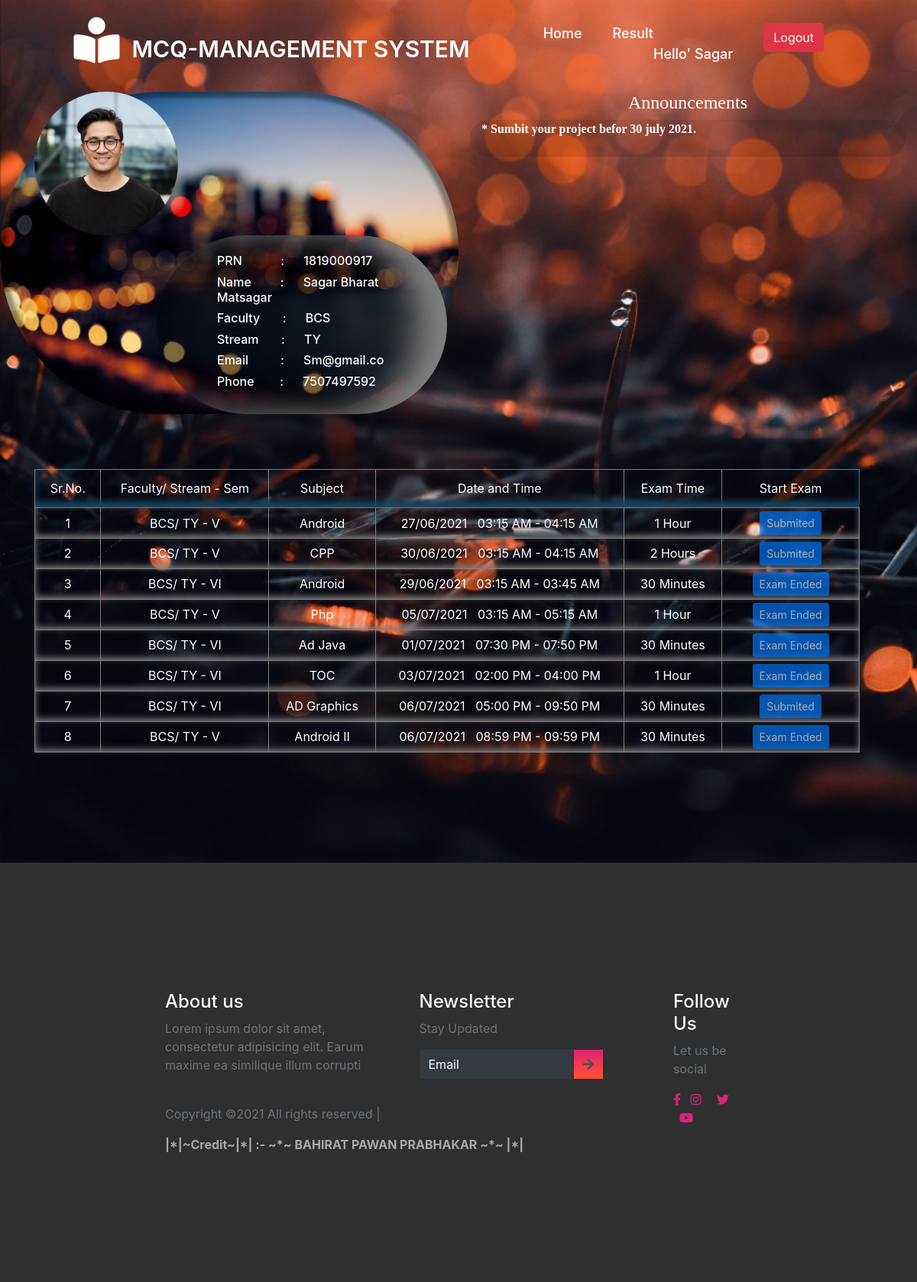
The page /student.php (signed in) on the database its author committed.
### tables this page shows
CREATE TABLE `student` (
  `stud-id` int(11) NOT NULL,
  `fname` varchar(25) NOT NULL,
  `mname` varchar(25) NOT NULL,
  `lname` varchar(25) NOT NULL,
  `prn` varchar(30) NOT NULL,
  `faculty` varchar(25) NOT NULL,
  `stream` varchar(20) NOT NULL,
  `gender` varchar(20) NOT NULL,
  `mobile` varchar(25) NOT NULL,
  `email` varchar(50) NOT NULL,
  `pass` varchar(25) NOT NULL
);

CREATE TABLE `announcement` (
  `id` int(11) NOT NULL,
  `faculty` varchar(10) NOT NULL,
  `data` text NOT NULL,
  `seen` varchar(20) NOT NULL
);

CREATE TABLE `subject` (
  `id` int(11) NOT NULL,
  `faculty` varchar(25) NOT NULL,
  `stream` varchar(25) NOT NULL,
  `sem` varchar(25) NOT NULL,
  `sub` varchar(25) NOT NULL,
  `totalQ` varchar(25) NOT NULL,
  `q_mark` varchar(20) NOT NULL,
  `date` date NOT NULL,
  `s_time` time NOT NULL,
  `end_time` time NOT NULL,
  `exam_time` int(250) NOT NULL,
  `teach_id` int(11) NOT NULL,
  `uid` varchar(40) NOT NULL
);

### student.php (the view, shortened to what this page needs)
<?php
$con = mysqli_connect('localhost','root','','exam');
    $prn = $_SESSION['prn'];
    global $prn;
    global $email;
    global $mobile;
    global $stream;
    $password = $_SESSION['pass'];
    $query1= "select * from `student` where prn = '$prn' && pass = '$password'";
                        $run1=mysqli_query($con,$query1);
                        if($run1==true){
                            while($data1 = mysqli_fetch_array($run1))
                            {
                            $email=$data1['email'];
                            $mobile=$data1['mobile'];
                            $stream=$data1['stream'];
                            }
                            }else{
                                echo "Error.. ";
                            }
    ?>
<?php
$con = mysqli_connect('localhost','root', '', 'exam');
$query = "SELECT * FROM `student` where prn = '$prn' && pass = '$password'";
 $run = mysqli_query($con,$query);
global $stud_faculty;
global $stud_stream;
    if($run==true){
        while($data = mysqli_fetch_array($run)){
            $stud_faculty=$data['faculty'];
            $stud_stream=$data['stream'];
        }
    }
function showdata(){
    global $stud_faculty;
    global $stud_stream;
    global $con;
    global $prn;
    $query = "SELECT * FROM `subject` where faculty = '$stud_faculty' && stream = '$stud_stream'";
    $run = mysqli_query($con,$query);
    if($run==TRUE){
        ?>
        <form action="#" method="post" class="col-md-12">
        <table cellspacing="20" border="1" width="100%" height="auto" padding="20px" class="col-md-12">
            <tr style="background: transparent; border-bottom: 2px inset silver; box-shadow: 0 -8px 8px inset #154360;"  height="50" class="col-md-12">
                <td align="center"><font color="white" class="col-md-1">Sr.No.</font></td>
                <td align="center"><font color="white"class="col-md-2">Faculty/ Stream - Sem</font></td>
                 <td align="center"><font color="white"class="col-md-3">Subject</font></td>
                 <td align="center"><font color="white"class="col-md-3">Date and Time</font></td>
                 <td align="center"><font color="white"class="col-md-2">Exam Time</font></td>
                <td align="center"><font color="white"class="col-md-1">Start Exam</font></td>
            </tr>
        <?php
           $id=1;
            $qn=1;
        while($data = mysqli_fetch_assoc($run))
        {
            ?>
        <tr style="background:transparent; box-shadow: 0 -3px 8px inset grey;" height="40" class="col-md-12">
            <td align="center"><font color="white"class="col-md-1"><?php echo $id; ?></font></td>
            <td align="center"><font color="white"class="col-md-2"><?php echo $data['faculty']."/\t".$data['stream']."\t-\t".$data['sem']; ?></font></td>
            <td align="center"><font color="white"class="col-md-3"><?php echo $data['sub']; ?></font></td>
            <td align="center"><font color="white"class="col-md-3"><?php echo date('d/m/Y', strtotime($data['date']))."\t&nbsp;&nbsp;".date('h:i A', strtotime($data['s_time']))."\t-\t".date('h:i A', strtotime($data['end_time'])); ?></font></td>
            <td align="center"><font color="white"class="col-md-2"><?php switch ($data['exam_time']) {
                                                                                                                          case 30:
                                                                                                                            echo "30 Minutes";
                                                                                                                            break;
                                                                                                                          case 60:
                                                                                                                            echo "1 Hour";
                                                                                                                            break;
                                                                                                                          case 120:
                                                                                                                            echo "2 Hours";
                                                                                                                            break;
                                                                                                                        } ?></font></td>
            <?php $query4 = "SELECT * FROM `result` WHERE stud_prn='$prn' AND sub_id='".$data['id']."'"; $result4 = mysqli_query($con, $query4);
            $s=$data['s_time'];
            $e=$data['end_time'];
            $start_t=strtotime($s);
            $end_t=strtotime($e);
            $c_time=strtotime(date('H:i:s', strtotime(date('H:i:s'))));
            $cdate=strtotime(date('Y-m-d'));
            $edate=strtotime(date($data['date']));
            ?>
            <td align="center" class="col-md-2"><button class="btn btn-primary btn-sm"
              <?php if($edate ==  $cdate){ if($start_t <=  $c_time){ if($c_time<=$end_t){ if(mysqli_num_rows($result4) > 0){echo "disabled";}}else{echo "disabled";}}else{echo "disabled";}}else{echo "disabled";}?>><a href="<?php if($edate ==  $cdate){ if($start_t <=  $c_time){ if($c_time<=$end_t){ if(mysqli_num_rows($result4) > 0){echo "#";}
            else{echo 'time.php?sub-id='.$data['id'].'&qn='.$qn;}}else{echo "#";}}else{echo "#";}}else{echo "#";}?>" class="text-white">
            <?php if($edate ==  $cdate){ if($start_t <=  $c_time){ if($c_time<=$end_t){ if(mysqli_num_rows($result4) > 0){echo "Submited";}else{echo "Start Exam";}}else{if(mysqli_num_rows($result4) > 0){echo "Submited";}else{echo "Time Out";}}}else{echo "Wait";}}else{if($edate >  $cdate){echo "Coming Soon";}else{if(mysqli_num_rows($result4) > 0){echo "Submited";}else{echo "Exam Ended";}}}?></a></button> </td>
        </tr>
            <?php
           $id++;
        }
       ?></table></form>  <?php
        }else{
            echo "Error.. ";
        }
}
?>
<!DOCTYPE html>
<html lang="en">
<head>
    <link rel="stylesheet" href="https://stackpath.bootstrapcdn.com/bootstrap/4.3.1/css/bootstrap.min.css"
 />
    <link rel="stylesheet" href="https://use.fontawesome.com/releases/v5.7.2/css/all.css"
>
    <link rel="stylesheet" href="./stylesheet.css" />
    <link rel="stylesheet" href="./mobile-style.css">
      <link rel="stylesheet" href="https://cdnjs.cloudflare.com/ajax/libs/font-awesome/5.15.3/css/all.min.css"/>
</head>
<body>
    <header style="background-image: url(img/i1.jpg); background-size: cover;">
    <div class="container-fluid p-0">
     <nav class="navbar">
    <div class="content">
      <div class="logo">
       <a class="navbar-brand" href="index.php">
          <i class="fas fa-book-reader fa-2x mx-3"></i>MCQ-MANAGEMENT SYSTEM</a>
      </div>
      <ul class="menu-list">
        <li><a href="student.php">Home</a></li>
          <li><a href="student.php?q=1">Result</a></li>
          <li><a href=""><marquee> Hello' <?php echo $_SESSION['stud_fname']; ?></marquee></a></li>
          <li><a href="logout.php"><input type='button' value="Logout" class="btn btn-danger"></a></li>
      </ul>
    </div>
  </nav>
    </div>
  <br><br><br><br><br>
<div class="container col-md-12">
    <div class="row">
    <div class="col-md-6 rounded-pill" style="background-image:url('img/i2.jpg'); background-size:cover; box-shadow:0 0 5px 8px inset rgba(0, 0, 0, 0.4);">
         <div class="float-lef col-md-4">
        <div class="col-md-12 profile-pic">
        <img src="assets/UI-face-1.jpg" class="rounded-circle float-left" alt="image not found" width="188"height="188" style="box-shadow: 10px 5px 8px inset grey;">
    </div>
    </div>
        <div class=" col-lg-8 col-md-8 float-right rounded-pill profile-data text-white" style="box-shadow:-40px -1px 40px inset grey; background-color:rgba(0, 0, 0, 0.5);">
            <br>
            <h6 align="left" class="pl-5 ml-3"> PRN<pre class="d-inline">      </pre>:<pre class="d-inline">   </pre><?php echo $_SESSION['prn']; ?></h6>
            <h6 align="left" class="pl-5 ml-3"> Name <pre class="d-inline">    </pre>:<pre class="d-inline">   </pre><?php echo $_SESSION['stud_fname']." ".$_SESSION['stud_mname']." ".$_SESSION['stud_lname'] ?></h6>
            <h6 align="left" class="pl-5 ml-3"> Faculty  <pre class="d-inline">   </pre>:<pre class="d-inline">   </pre><?php echo $stud_faculty; ?></h6>
            <h6 align="left" class="pl-5 ml-3"> Stream  <pre class="d-inline">   </pre>:<pre class="d-inline">   </pre><?php echo $stream; ?></h6>
            <h6 align="left" class="pl-5 ml-3"> Email<pre class="d-inline">     </pre>:<pre class="d-inline">   </pre><?php echo $email; ?></h6>
            <h6 align="left" class="pl-5 ml-3"> Phone<pre class="d-inline">    </pre>:<pre class="d-inline">   </pre><?php echo $mobile; ?></h6>
            <br>
        </div>
    </div>
    <div class="col-md-6">
          <div class="col-md-12 col-sm-12" style="color:rgba(255 , 255, 255, 1.0); font-family: georgia;"> <h4 align="center">Announcements </h4></div>
    <div class="col-md-12 col-sm-12 rounded-pill text-white" style="background-color: rgba(0, 0, 0, 0.1);  max-height: 570px; font-family: georgia;">
            <?php
            $con = mysqli_connect('localhost','root','','exam');
            $query2 = "SELECT * FROM `announcement`";
            $run2 = mysqli_query($con,$query2);
            if($run2==TRUE){
                while($data2 = mysqli_fetch_array($run2))
                {
                   if((($data2['faculty']=="All")&&($data2['seen']=="Student"))||(($data2['faculty']==$stud_faculty)&&($data2['seen']=="Both"))||(($data2['faculty']==$stud_faculty)&&($data2['seen']=="Student")))
                        {
                            echo ' <marquee behavior="alternate"><strong>* '.$data2['data'].'</strong></marquee><br>';
                        }
                }
            }
        ?>
    </div>
    </div>
</div>
</div>
    <div class="container text-center col-md-12">
      <div class="row col-md-12">
        <?php if(@$_GET['q']==0) { ?>
        <div class="col-md-12 col-sm-12 text-white">
            <div class="exam">
         <br />
          <br><br>
                <?php showdata(); ?>
                <br><br>
            </div>
        </div>
        <div class="col-md-1 col-sm-12  ">
        </div>
          <?php } ?>
        <br><br><br><br>
  </header>
    <footer>
    <div class="container-fluid p-0">
      <div class="row text-left">
        <div class="col-md-5 col-sm-5">
          <h4 class="text-light">About us</h4>
          <p class="text-muted">Lorem ipsum dolor sit amet, consectetur adipisicing elit. Earum maxime ea similique illum corrupti</p>
          <p class="pt-4 text-muted">Copyright ©2021 All rights reserved |
          </p>
        </div>
        <div class="col-md-5 col-sm-12">
          <h4 class="text-light">Newsletter</h4>
          <p class="text-muted">Stay Updated</p>
          <form class="form-inline">
            <div class="col pl-0">
              <div class="input-group pr-5">
                <input type="text" class="form-control bg-dark text-white" id="inlineFormInputGroupUsername2" placeholder="Email">
                <div class="input-group-prepend">
                  <div class="input-group-text">
                    <i class="fas fa-arrow-right"></i>
                  </div>
                </div>
              </div>
            </div>
          </form>
        </div>
        <div class="col-md-2 col-sm-12">
          <h4 class="text-light">Follow Us</h4>
          <p class="text-muted">Let us be social</p>
          <div class="column text-light">
            <i class="fab fa-facebook-f"></i>
            <i class="fab fa-instagram"></i>
            <i class="fab fa-twitter"></i>
            <i class="fab fa-youtube"></i>
          </div>
        </div>
      </div>
        <marquee style="color:#A9A9A9;" behavior=""><strong> |*|~Credit~|*| :- ~*~ BAHIRAT PAWAN PRABHAKAR ~*~ |*|</strong></marquee>
    </div>
  </footer>
</body>
</html>

### stylesheet.css (style rules this page uses)
* { box-sizing: border-box; }
.content { max-width: 1250px; margin-left:8%; }
.navbar { position: fixed; width: 100%; z-index: 2; padding: 10px 0; transition: all 0.3s ease; }
.navbar .content { display: flex; align-items: center; justify-content: space-between; margin-left:1.7%; }
.navbar .logo a { color: #fff; font-size: 30px; font-weight: 600; text-decoration: none; }
.navbar .menu-list { display: inline-flex; }
.menu-list li { list-style: none; margin-top:5%; }
.menu-list li a { color: #fff; font-size: 18px; font-weight: 500; margin-top:5%; margin-left: 40px; text-decoration: none; transition: all 0.3s ease; }
@media (max-width: 1230px) { .content { padding: 0 60px; } }
header, section { overflow-x: hidden; }
:root { --Sniglet-font: "Sniglet", cursive; --Rubik: "Rubik", cursive; --Patua: "Patua One", cursive; --Lobster: "lobster", cursive; --light-black: #2e2c2caf; --bggradient: linear-gradient(to bottom, #dd2476, #ff512f); --light-gray: rgba(255, 255, 255, 0.877); }
header { background: #ff512f; background: var(--bggradient); }
footer { background: rgba(0, 0, 0, 0.815); overflow-x: hidden; padding: 14vmin 18vmin; }
footer input { border: none !important; }
footer input::placeholder { color: white !important; }
footer .input-group .input-group-text { background: var(--bggradient); border: none; }
footer .column i { color: #dd2476; }
footer .column i + i { padding: 0 0.5em; }

### rows shown on the page
student: faculty "BCS", stream "TY", email "Sm@gmail.co", mobile "7507497592"
announcement: data "Sumbit your project befor 30 july 2021."
subject: faculty "BCS", stream "TY", sem "V", sub "Android", date "27/06/2021", s_time "03:15 AM", end_time "04:15 AM", exam_time "1 Hour", shows "Submited"
subject: faculty "BCS", stream "TY", sem "V", sub "CPP", date "30/06/2021", s_time "03:15 AM", end_time "04:15 AM", exam_time "2 Hours", shows "Submited"
subject: faculty "BCS", stream "TY", sem "VI", sub "Android", date "29/06/2021", s_time "03:15 AM", end_time "03:45 AM", exam_time "30 Minutes", shows "Exam Ended"
subject: faculty "BCS", stream "TY", sem "V", sub "Php", date "05/07/2021", s_time "03:15 AM", end_time "05:15 AM", exam_time "1 Hour", shows "Exam Ended"
subject: faculty "BCS", stream "TY", sem "VI", sub "Ad Java", date "01/07/2021", s_time "07:30 PM", end_time "07:50 PM", exam_time "30 Minutes", shows "Exam Ended"
subject: faculty "BCS", stream "TY", sem "VI", sub "TOC", date "03/07/2021", s_time "02:00 PM", end_time "04:00 PM", exam_time "1 Hour", shows "Exam Ended"
subject: faculty "BCS", stream "TY", sem "VI", sub "AD Graphics", date "06/07/2021", s_time "05:00 PM", end_time "09:50 PM", exam_time "30 Minutes", shows "Submited"
subject: faculty "BCS", stream "TY", sem "V", sub "Android II", date "06/07/2021", s_time "08:59 PM", end_time "09:59 PM", exam_time "30 Minutes", shows "Exam Ended"

### other values the page prints
$_SESSION['stud_fname'] "Sagar"
$_SESSION['prn'] "1819000917"
$_SESSION['stud_mname'] "Bharat"
$_SESSION['stud_lname'] "Matsagar"
